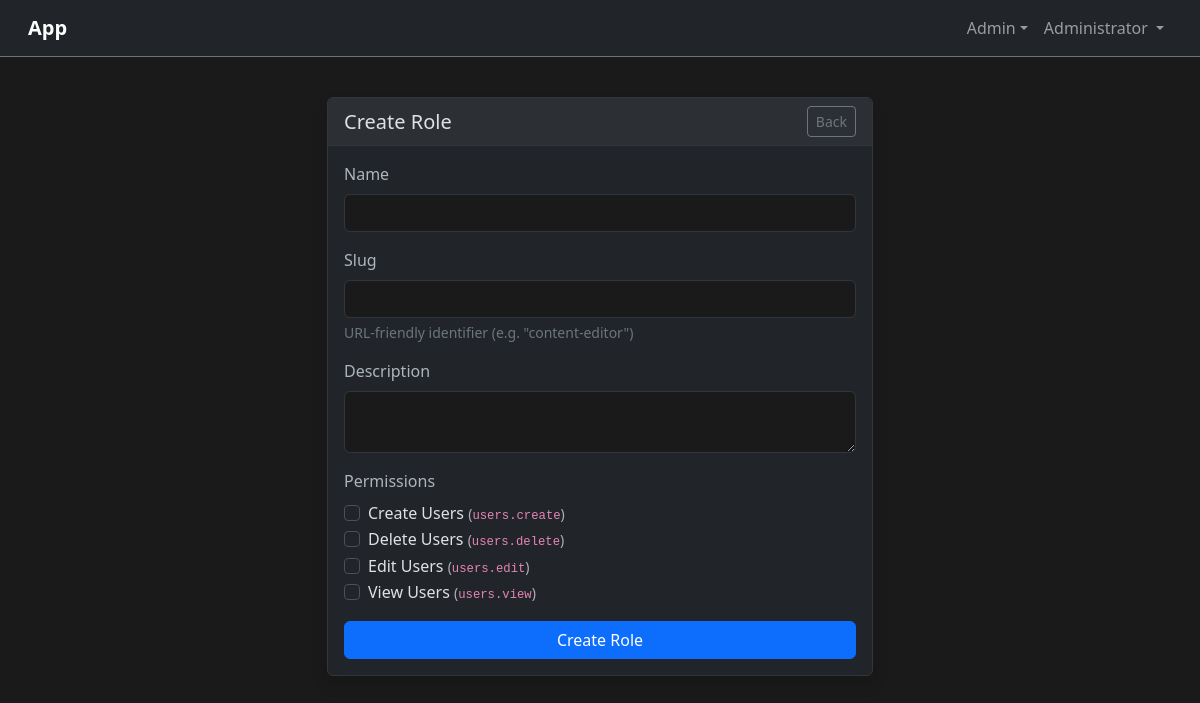
/admin/roles/create (signed in), run on the app's committed database.
### tables this page shows
CREATE TABLE `permissions` (
    `id` INT UNSIGNED AUTO_INCREMENT PRIMARY KEY,
    `name` VARCHAR(255) NOT NULL,
    `slug` VARCHAR(255) NOT NULL UNIQUE,
    `description` TEXT NULL,
    `created_at` TIMESTAMP NOT NULL DEFAULT CURRENT_TIMESTAMP
);

### src/Controllers/BaseController.php (called while the page is built, shortened)
<?php
abstract class BaseController
{
    protected array $config;
    public function __construct()
    {
        $this->config = require dirname(__DIR__, 2) . '/config/app.php';
    }
    protected function view(string $template, array $data = []): string
    {
        $viewsPath = $this->config['paths']['views'];
        $templatePath = $viewsPath . '/' . $template . '.php';
        extract($data);
        include $templatePath;
        return ob_get_clean();
    }
}

### src/Controllers/Admin/RoleController.php (called while the page is built, shortened)
<?php
class RoleController extends BaseController
{
    public function create(): string
    {
        $permissions = Permission::all('name ASC');
        return $this->view('admin/roles/create', [
            'permissions' => $permissions,
            'authenticated' => $this->isAuthenticated(),
            'username' => $this->getSessionUser(),
        ]);
    }
}

### src/Routing/Router.php (called while the page is built, shortened)
<?php
class Router
{
    private static array $routes = [];
    private static array $groupStack = [];
    public static function group(array $attributes, callable $callback): void
    {
        self::$groupStack[] = $attributes;
        array_pop(self::$groupStack);
    }
    public static function dispatch(): mixed
    {
        $method = $_SERVER['REQUEST_METHOD'];
        $uri = parse_url($_SERVER['REQUEST_URI'], PHP_URL_PATH);
        $uri = rtrim($uri, '/') ?: '/';
        foreach (self::$routes as $route) {
            $params = $route->matches($method, $uri);
            if ($params !== null) {
                [$controllerClass, $action] = $route->getAction();
                $controller = new $controllerClass();
                return call_user_func_array([$controller, $action], array_values($params));
            }
        }
        return self::render404();
    }
    private static function addRoute(array $methods, string $uri, array $action): Route
    {
        $route = new Route($methods, $uri, $action);
        foreach (self::$groupStack as $group) {
            if (isset($group['prefix'])) {
                $route->setPrefix($group['prefix']);
            }
            if (isset($group['middleware'])) {
                $mw = is_array($group['middleware']) ? $group['middleware'] : [$group['middleware']];
                $route->addMiddleware($mw);
            }
        }
        self::$routes[] = $route;
        return $route;
    }
}

### src/Middleware/CsrfMiddleware.php (called while the page is built, shortened)
<?php
class CsrfMiddleware
{
    private static array $defaults = [
        'enabled' => true,
        'token_length' => 32,
        'session_key' => '_csrf_token',
        'form_field' => '_csrf_token',
        'safe_methods' => ['GET', 'HEAD', 'OPTIONS'],
    ];
    private static ?array $config = null;
    public static function getConfig(): array
    {
        if (self::$config === null) {
            $appConfig = [];
            $configFile = dirname(__DIR__, 2) . '/config/app.php';
            if (file_exists($configFile)) {
                $appConfig = require $configFile;
            }
            self::$config = array_merge(
                self::$defaults,
                $appConfig['csrf'] ?? []
            );
        }
        return self::$config;
    }
    public static function token(): string
    {
        $config = self::getConfig();
        $sessionKey = $config['session_key'];
        return $_SESSION[$sessionKey];
    }
    public static function field(): string
    {
        $config = self::getConfig();
        $fieldName = htmlspecialchars($config['form_field'], ENT_QUOTES, 'UTF-8');
        $token = htmlspecialchars(self::token(), ENT_QUOTES, 'UTF-8');
        return sprintf(
            '<input type="hidden" name="%s" value="%s">',
            $fieldName,
            $token
        );
    }
}

### config/app.php (called while the page is built)
<?php
return [
    'name' => 'App',
    'timezone' => 'America/Chicago',
    'debug' => true,
    'paths' => [
        'storage' => dirname(__DIR__) . '/storage',
        'sessions' => dirname(__DIR__) . '/storage/sessions',
        'views' => dirname(__DIR__) . '/src/Views',
    ],
    'database' => [
        'host' => getenv('DB_HOST') ?: '127.0.0.1',
        'port' => (int)(getenv('DB_PORT') ?: 3306),
        'name' => getenv('DB_NAME') ?: 'app',
        'username' => getenv('DB_USERNAME') ?: 'app',
        'password' => getenv('DB_PASSWORD') ?: 'app_secret',
    ],
    'session' => [
        'name' => 'app_session',
        'lifetime' => 7200,
        'secure' => false,
        'httponly' => true,
        'samesite' => 'Lax',
    ],
    'remember' => [
        'lifetime' => 7776000,
        'cookie_name' => 'remember_token',
    ],
    'csrf' => [
        'enabled' => true,
        'token_length' => 32,
        'session_key' => '_csrf_token',
        'form_field' => '_csrf_token',
        'safe_methods' => ['GET', 'HEAD', 'OPTIONS'],
    ],
    'rate_limit' => [
        'enabled' => true,
        'max_attempts' => 3,
        'lockout_minutes' => 30,
        'progressive' => true,
        'max_lockout_minutes' => 1440,
        'attempt_window' => 900,
    ],
];

### src/Core/Flash.php (called while the page is built, shortened)
<?php
class Flash
{
    public static function old(string $key, string $default = ''): string
    {
        $value = $_SESSION['_old_input'][$key] ?? $default;
        return $value;
    }
}

### src/Core/Model.php (called while the page is built, shortened)
<?php
abstract class Model
{
    protected static string $table;
    public static function all(?string $orderBy = null): array
    {
        $pdo = Database::getConnection();
        $table = static::$table;
        $sql = "SELECT * FROM `{$table}`";
        if ($orderBy) {
            $sql .= " ORDER BY {$orderBy}";
        }
        $stmt = $pdo->query($sql);
        return $stmt->fetchAll();
    }
}

### src/Views/admin/roles/create.php (the view, shortened to what this page needs)
<div class="container py-4">
    <div class="row justify-content-center">
        <div class="col-md-8 col-lg-6">
            <div class="card shadow">
                <div class="card-header d-flex justify-content-between align-items-center">
                    <h5 class="mb-0">Create Role</h5>
                    <a href="/admin/roles" class="btn btn-sm btn-outline-secondary">Back</a>
                </div>
                <div class="card-body">
                    <?= Form::open(['action' => '/admin/roles']) ?>
                        <?= Form::text('name', [
                            'label' => 'Name',
                            'required' => true,
                            'maxlength' => 255,
                        ]) ?>
                        <?= Form::text('slug', [
                            'label' => 'Slug',
                            'required' => true,
                            'maxlength' => 255,
                            'help' => 'URL-friendly identifier (e.g. "content-editor")',
                        ]) ?>
                        <?= Form::textarea('description', [
                            'label' => 'Description',
                            'rows' => 2,
                            'maxlength' => 1000,
                        ]) ?>
                        <div class="mb-3">
                            <label class="form-label">Permissions</label>
                            <?php foreach ($permissions as $permission): ?>
                                <div class="form-check">
                                    <input class="form-check-input" type="checkbox"
                                           name="permissions[]" value="<?= $permission['id'] ?>"
                                           id="perm_<?= $permission['id'] ?>">
                                    <label class="form-check-label" for="perm_<?= $permission['id'] ?>">
                                        <?= htmlspecialchars($permission['name']) ?>
                                        <small class="text-muted">(<code><?= htmlspecialchars($permission['slug']) ?></code>)</small>
                                    </label>
                                </div>
                            <?php endforeach; ?>
                        </div>
                        <div class="d-grid">
                            <?= Form::submit('Create Role') ?>
                        </div>
                    <?= Form::close() ?>
                </div>
            </div>
        </div>
    </div>
</div>
<?php
include dirname(__DIR__, 2) . '/layouts/main.php';
?>

### public/css/app.css (style rules this page uses)
body { background-color: #1a1a1a; min-height: 100vh; }
.card { background-color: #212529; border: 1px solid #30363d; }
.card-header { background-color: #2c3034; border-bottom: 1px solid #30363d; }
.form-label { color: #adb5bd; }

### data on the page
permissions: name "Create Users", slug "users.create"
permissions: name "Delete Users", slug "users.delete"
permissions: name "Edit Users", slug "users.edit"
permissions: name "View Users", slug "users.view"

### other printed values
$_SESSION['user_name'] "Administrator"
$label "Name Slug"
$help "URL-friendly identifier (e.g. \"content-editor\")"
$label "Description"
$text "Create Role"
